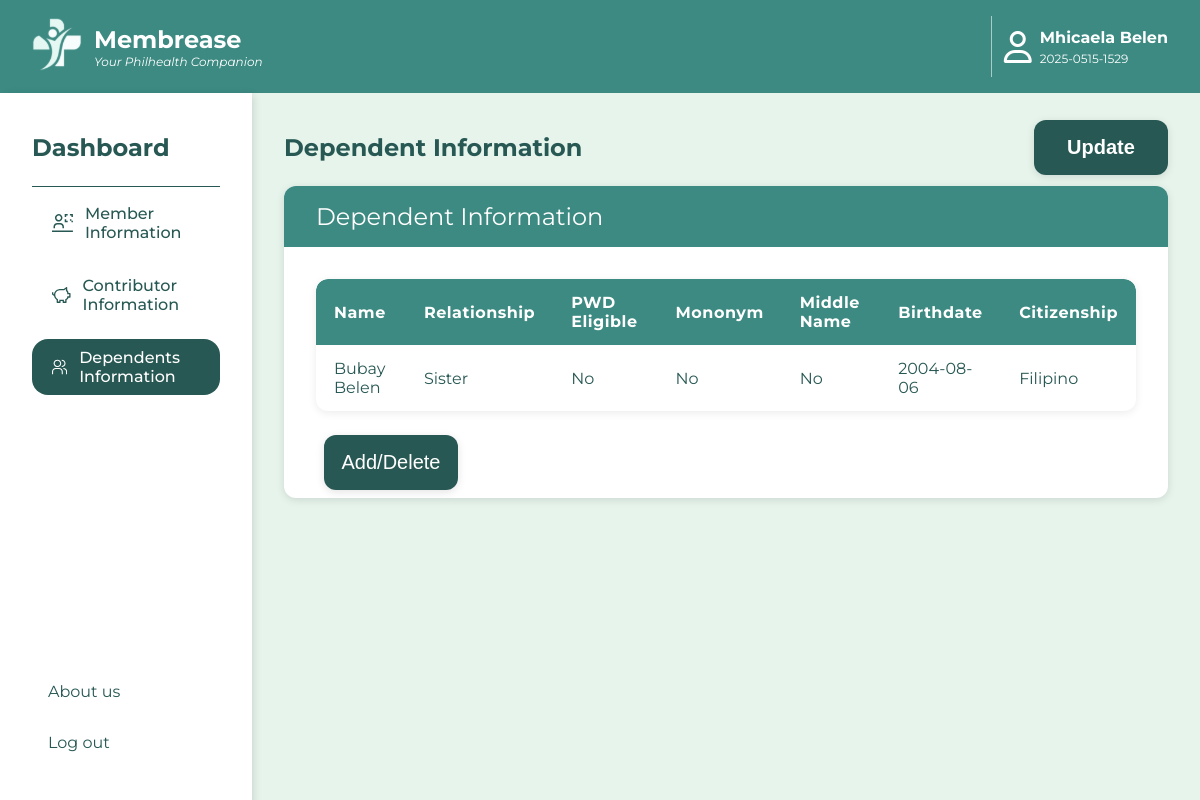
Page /dependentsDisplay.php (signed in) on the committed database.
### tables this page shows
CREATE TABLE `memberdetails` (
  `PIN` varchar(20) NOT NULL,
  `pkp` varchar(60) DEFAULT NULL,
  `memberName` varchar(100) NOT NULL,
  `memberMiddleName` char(3) DEFAULT NULL,
  `memberMononym` char(3) DEFAULT NULL,
  `motherMaidenName` varchar(100) NOT NULL,
  `motherMaidenMiddleName` char(3) NOT NULL,
  `mmaidenMononym` char(3) NOT NULL,
  `spouseID` varchar(10) DEFAULT NULL,
  `birthdate` date NOT NULL,
  `birthplace` varchar(100) NOT NULL,
  `sex` char(1) NOT NULL,
  `civilStatus` char(2) NOT NULL,
  `citizenship` varchar(50) NOT NULL,
  `philsysID` varchar(20) DEFAULT NULL,
  `tinID` varchar(15) DEFAULT NULL,
  `permaHomeAddress` varchar(250) NOT NULL,
  `mailingAddress` varchar(250) DEFAULT NULL,
  `homePhoneNo` varchar(15) NOT NULL,
  `mobileNo` varchar(15) NOT NULL,
  `directNo` varchar(15) DEFAULT NULL,
  `emailAdd` varchar(100) NOT NULL,
  `contributorType` varchar(50) NOT NULL,
  `profession` varchar(100) NOT NULL,
  `monthlyIncome` decimal(10,2) NOT NULL,
  `incomeProof` char(4) DEFAULT NULL,
  PRIMARY KEY (`PIN`),
  KEY `spouseID` (`spouseID`),
  CONSTRAINT `chk_civil_status` CHECK ((`civilStatus` in (_utf8mb3'S',_utf8mb3'M',_utf8mb3'W',_utf8mb3'A',_utf8mb3'LS'))),
  CONSTRAINT `chk_contributorType` CHECK ((`contributorType` in (_utf8mb3'Direct',_utf8mb3'Indirect'))),
  CONSTRAINT `chk_income_proof` CHECK ((`incomeProof` in (_utf8mb3'ITR',_utf8mb3'COE',_utf8mb3'PA',_utf8mb3'NONE'))),
  CONSTRAINT `chk_sex` CHECK ((`sex` in (_utf8mb3'M',_utf8mb3'F')))
);

CREATE TABLE `dependents` (
  `PIN` varchar(20) NOT NULL,
  `depID` varchar(10) NOT NULL,
  `depName` varchar(100) NOT NULL,
  `depMiddleName` char(3) DEFAULT NULL,
  `depMononym` char(3) DEFAULT NULL,
  `depPWD` char(3) DEFAULT NULL,
  `relationship` varchar(50) NOT NULL,
  `depBirthdate` date NOT NULL,
  `depCitizenship` varchar(50) NOT NULL,
  PRIMARY KEY (`PIN`,`depID`),
  CONSTRAINT `fk_dependents_member` FOREIGN KEY (`PIN`) REFERENCES `memberdetails` (`PIN`) ON DELETE CASCADE ON UPDATE CASCADE
);

### dependentsDisplay.php (the view, shortened to what this page needs)
<?php
include 'config.php';
$PIN = $_SESSION['userPIN'];
$memberQuery = "SELECT * FROM memberdetails WHERE PIN = ?";
$stmt = $conn->prepare($memberQuery);
$stmt->bind_param("s", $PIN);
$stmt->execute();
$memberResult = $stmt->get_result();
$memberData = $memberResult->fetch_assoc() ?? [];
$dependentQuery = "SELECT * FROM dependents WHERE PIN = ?";
$stmt = $conn->prepare($dependentQuery);
$stmt->bind_param("s", $PIN);
$stmt->execute();
$dependentResult = $stmt->get_result();
?>
<!DOCTYPE html>
<html lang="en">
<head>
    <link rel="stylesheet" href="css/dashboard.css">
    <link rel="stylesheet" href="https://cdnjs.cloudflare.com/ajax/libs/font-awesome/6.6.0/css/all.min.css" />
</head>
<body>
    <div class="parent">
        <div class="topbar">
            <a href="dashboard.php">
                <div class="logo">
                    <div class="logo-picture">
                    </div>
                    <div class="logo-title">
                        <div>Membrease</div>
                        <div>Your Philhealth Companion</div>
                    </div>
                </div>
            </a>
            <div class="account">
                <div class="profile-picture">
                    <i class="fa-regular fa-user"></i>
                </div>
                <div class="member-name-id-wrapper">
                    <div class="member-name">
                        <div><?php echo htmlspecialchars($memberData['memberName'] ?? "Not available"); ?></div>
                    </div>
                    <div class="member-id">
                        <div><?php echo htmlspecialchars($memberData['PIN'] ?? "Not available"); ?></div>
                    </div>
                </div>
            </div>
        </div>
        <main class="main">
            <section class="sidebar">
                <div class="sidebar-title">
                    <p>Dashboard</p>
                </div>
                <div class="sidebar-tools">
                        <div class="member-information content-panel" data-section="member-information" onclick="window.location.href='dashboard.php'">
                            Member Information
                    </div>
                        <div class="contributor-information content-panel" data-section="contributor-information" onclick="window.location.href='contributorDisplay.php'">
                            Contributor Information
                    </div>
                        <div class="dependents-information content-panel active" data-section="dependents-information" onclick="window.location.href='dependentsDisplay.php'">
                            Dependents Information
                    </div>
             </div>
                 <div class="about-out">
                    <div class="about-us" onclick="window.location.href='about-us.php'">
                        <div>About us</div>
                    </div>
                    <div class="log-out">
                        <div onclick="window.location.href='index.php'">Log out</div>
                    </div>
                </div>
            </section>
            <section class="dashboard">
                <div class="section-1">
                    <div class="dashboard-title">
                        <p>Dependent Information</p>
                    </div>
                    <a class="" href="updateDependents.php">
                        <div class="button" onclick="">
                            <button class="update-button">Update</button>
                        </div>
                    </a>
                </div>
                <div class="section-3">
                    <div class="spouse-information">
                        <div class="spouse-information-title">Dependent Information</div>
                        <div class="spouse-information-list">
                            <table>
                                <thead>
                                    <tr>
                                        <th>Name</th>
                                        <th>Relationship</th>
                                        <th>PWD Eligible</th>
                                        <th>Mononym</th>
                                        <th>Middle Name</th>
                                        <th>Birthdate</th>
                                        <th>Citizenship</th>
                                    </tr>
                                </thead>
                                <tbody>
                                    <?php while ($dep = $dependentResult->fetch_assoc()) : ?>
                                        <tr>
                                            <td><?php echo htmlspecialchars($dep['depName']); ?></td>
                                            <td><?php echo htmlspecialchars($dep['relationship']); ?></td>
                                            <td><?php echo htmlspecialchars($dep['depPWD']); ?></td>
                                            <td><?php echo htmlspecialchars($dep['depMononym']); ?></td>
                                            <td><?php echo htmlspecialchars($dep['depMiddleName']); ?></td>
                                            <td><?php echo htmlspecialchars($dep['depBirthdate']); ?></td>
                                            <td><?php echo htmlspecialchars($dep['depCitizenship']); ?></td>
                                        </tr>
                                    <?php endwhile; ?>
                                </tbody>
                            </table>
                        <a class="" href="update_dependents.php">
                            <div class="button" onclick="">
                                <button class="add-button">Add/Delete</button>
                            </div>
                        </a>
                        </div>
                    </div>
                </div>
            </section>
        </main>
    </div>
</body>
</html>

### css/dashboard.css (style rules this page uses)
html, body, .parent, .main, .dashboard { height: 100vh; min-height: 100vh; margin: 0; padding: 0; }
body { padding: 0; margin: 0; font-family: Montserrat, Roboto, Poppins }
a { text-decoration: none; font-style: normal; }
.parent { height: 100svh; background-color: #ffffff; overflow: hidden; }
.topbar { display: flex; justify-content: space-between; align-content: center; padding: 1rem 2rem; background-color: #3C8A82; color: #ffffff; }
.logo { display: flex; align-items: center; color: #ffffff; }
.logo-title { margin-left: 12px; }
.logo-title > div:first-child { font-size: 24px; font-weight: bold; }
.logo-title > div:last-child { font-size: 12px; font-style: italic; }
.account { display: flex; justify-content: center; align-items: center; border-left: solid 1px #ffffff90; padding-left: 12px; }
.profile-picture { display: flex; justify-content: center; align-items: center; }
.fa-user { font-size: 32px; }
.member-name-id-wrapper { margin-left: 8px; }
.member-name-id-wrapper > div:first-child { font-weight: bold; margin-bottom: 4px; }
.member-name-id-wrapper > div:last-child { font-size: 12px; }
.main { display: grid; grid-template-columns: 21% 1fr; height: 100%; }
.sidebar { padding: 1rem 2rem; background-color: #ffffff; color: #275853; box-shadow: 4px 0 8px -2px rgba(0, 0, 0, 0.115); z-index: 1; }
.sidebar-title { font-size: 24px; font-weight: bold; color: #275853; }
.sidebar-tools { display: flex; flex-direction: column; font-size: 16px; font-weight: 500; border-top: solid 1px #275853; position: relative; }
.sidebar-tools div { display: flex; align-items: center; height: 40px; padding: 8px; margin: 8px 0px; cursor: pointer; transition: all 0.2s ease-in-out; border-radius: 16px; }
.sidebar-tools svg { margin: 12px; }
.content-panel.active, .sidebar-tools svg:active { background-color: #275853; color: #FFFFFF; }
.about-out { display: flex; flex-direction: column; position: absolute; bottom: 3rem; left: 3rem; }
.about-us { margin-bottom: 2rem; }
.dashboard { height: 100%; background-color: #E6F4EC; display: flex; flex-direction: column; padding: 1rem 2rem; }
.section-1 { display: flex; justify-content: space-between; align-items: center; }
.dashboard-title { font-size: 24px; font-weight: bold; color: #275853; }
.update-button, .cancel-button, .save-button, .add-button, .delete-button { width: 134px; height: 55px; background-color: #275853; color: #ffffff; font-size: 20px; font-weight: bold; border: none; border-radius: 12px; transition: all 0.1s ease-in-out; box-shadow: 0 2px 8px rgba(0, 0, 0, 0.115); }
.personal-information, .contact-information, .spouse-information { background-color: #FFFFFF; display: flex; flex-direction: column; border-radius: 12px; overflow: hidden; color: #275853; box-shadow: 0 2px 8px rgba(0, 0, 0, 0.115); }
.personal-information-title, .contact-information-title, .spouse-information-title, .update-information-title, .add-information-title { background-color: #3C8A82; font-size: 24px; padding: 16px 32px; color: #ffffff; }
.personal-information-list, .contact-information-list, .spouse-information-list { padding: 0px 32px; }
.personal-information-list div, .contact-information-list div, .spouse-information-list div { margin: 8px 0px; display: flex; font-weight: bold; align-items: center; }
.personal-information-list div > :last-child, .contact-information-list div > :last-child, .spouse-information-list div > :last-child { margin-left: 8px; font-weight: 400; }
.section-3 { display: grid; height: auto; }
.spouse-information-list table { width: 100%; border-collapse: separate; border-spacing: 0; background: #fff; border-radius: 12px; overflow: hidden; box-shadow: 0 2px 8px rgba(0,0,0,0.08); font-family: Montserrat, Sans-Serif; margin: 0 auto 24px auto; margin-top: 32px; }
.spouse-information-list thead { background: #3C8A82; color: #fff; }
.spouse-information-list th, .spouse-information-list td { padding: 14px 18px; text-align: left; font-size: 16px; }
.spouse-information-list th { font-weight: bold; letter-spacing: 0.5px; }
.spouse-information-list tbody tr { border-bottom: 1px solid #e6f4ec; transition: background 0.2s; }
.spouse-information-list tbody tr:last-child { border-bottom: none; }
.spouse-information-list td { color: #275853; }
.spouse-information-list th:first-child, .spouse-information-list td:first-child { border-top-left-radius: 12px; }
.spouse-information-list th:last-child, .spouse-information-list td:last-child { border-top-right-radius: 12px; }

### rows in the picture
memberdetails: memberName "Mhicaela Belen", PIN "2025-0515-1529"
dependents: depName "Bubay Belen", relationship "Sister", depPWD "No", depMononym "No", depMiddleName "No", depBirthdate "2004-08-06", depCitizenship "Filipino"
